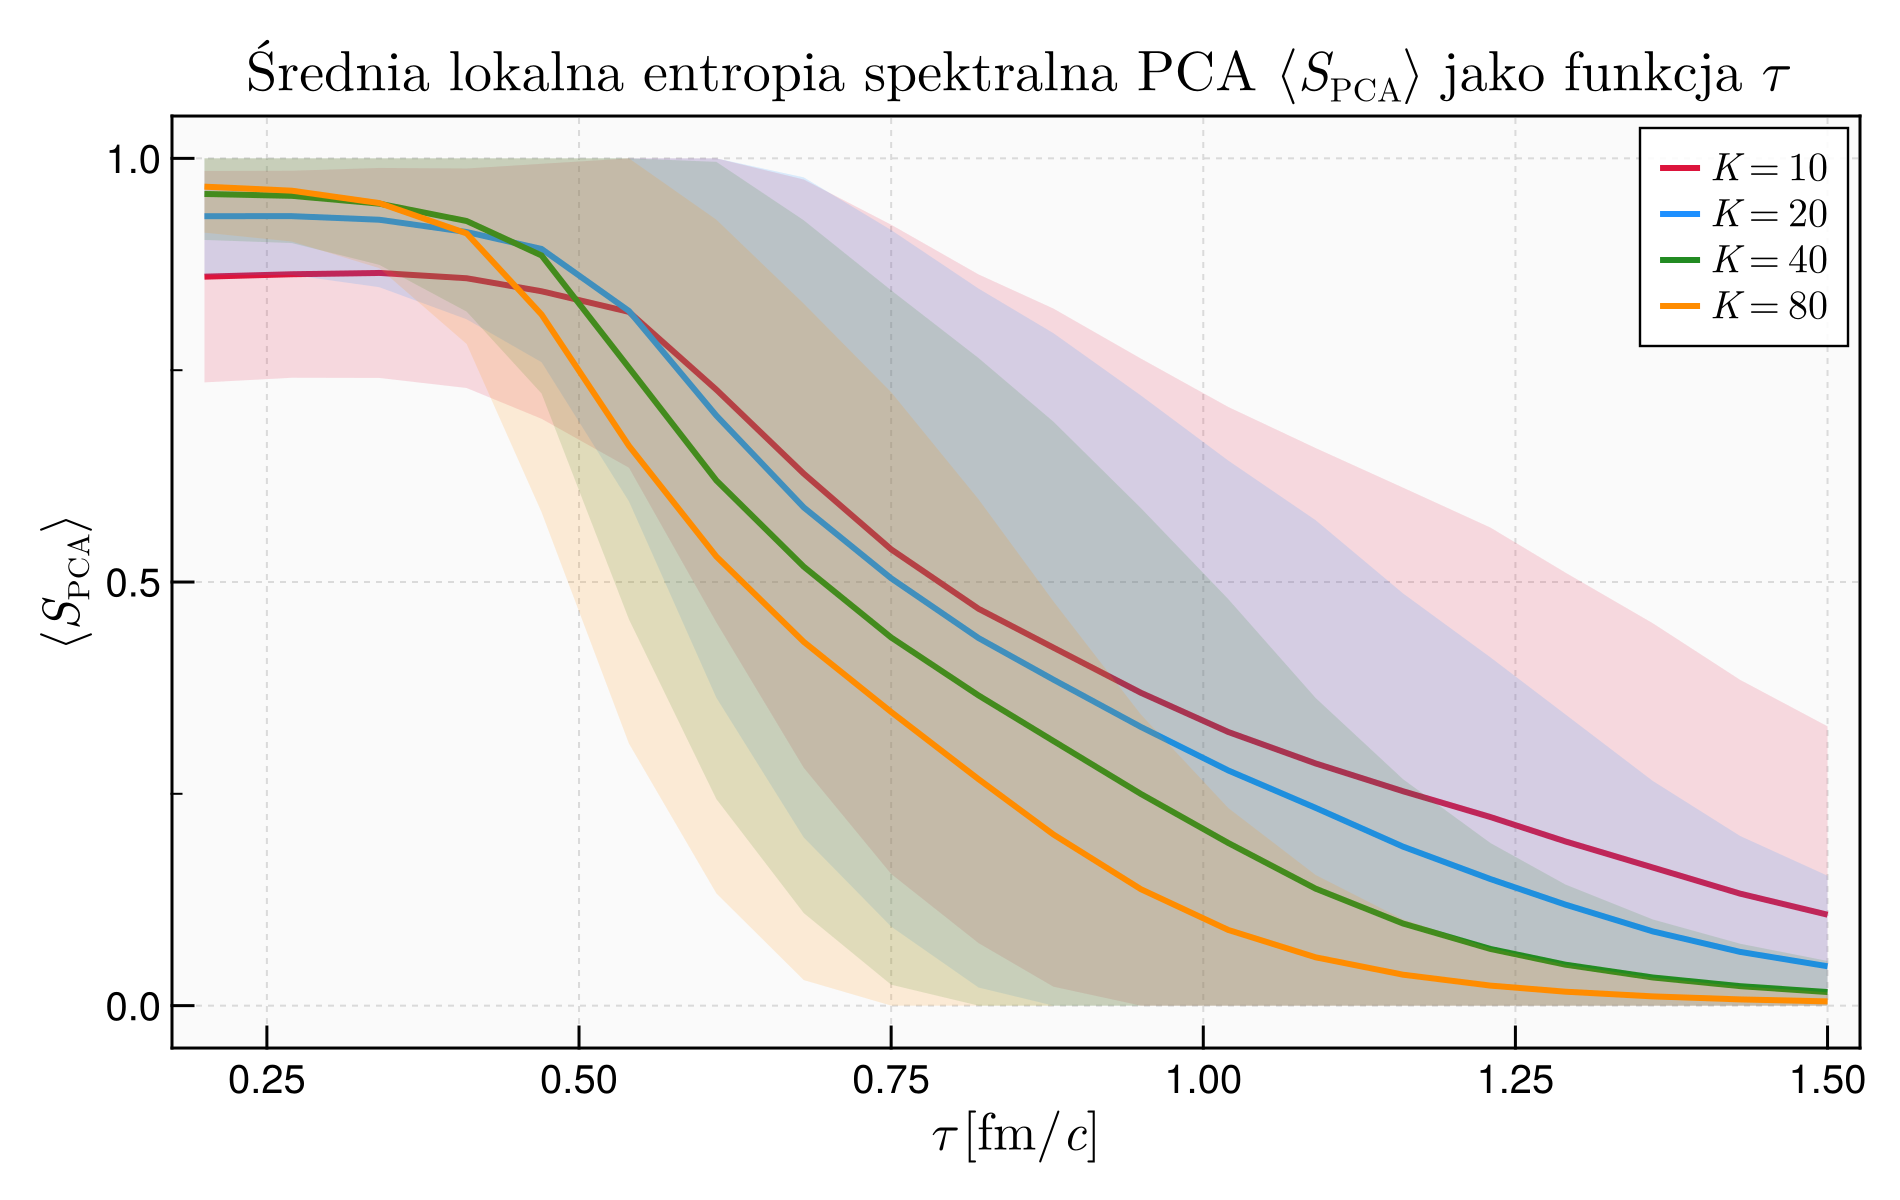

Source code (Julia):
using AtractorsQGP
using GLMakie
using LaTeXStrings

# Set working directory to the project root or resolve paths relative to this script
script_dir = @__DIR__
dataset_path = joinpath(script_dir, "../../datasets/ncbj_xin_2020_5000.h5")

if !isfile(dataset_path)
    println("Dataset not found at: ", dataset_path)
    println("Looking for fallback dataset...")
    dataset_path = joinpath(script_dir, "../../datasets/dataset_small_testowy_1000_mis.h5")
end

if !isfile(dataset_path)
    error("No datasets found to plot!")
end

println("Loading dataset: ", dataset_path)
dataset = load_dataset(dataset_path)

println("Generating plot...")
# We compute with 20 slices to balance performance and visual detail
fig = plot_lpca_entropy(dataset; zakres_K = [10, 20, 40, 80], n_slices = 20)

output_path = joinpath(script_dir, "plot_lpca_entropy.png")
println("Saving plot to: ", output_path)
save(output_path, fig)
println("Plot saved successfully!")
